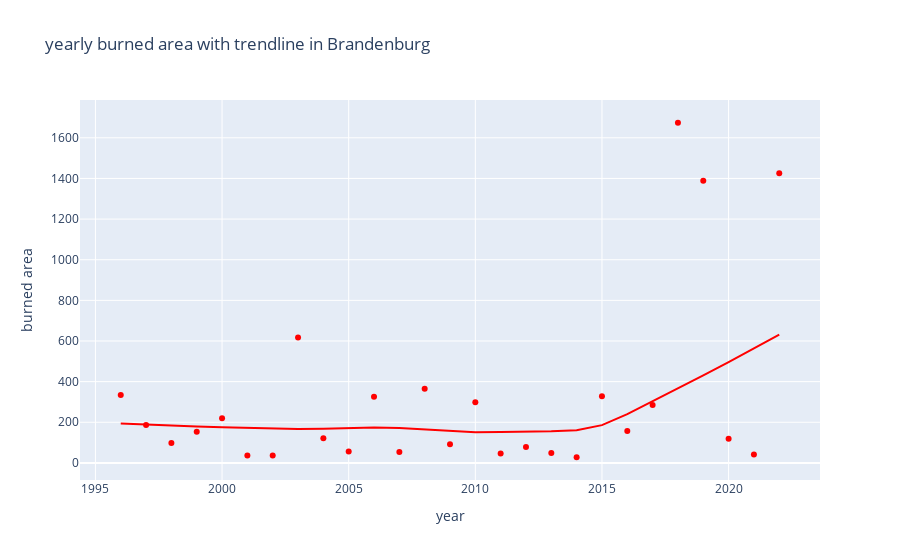
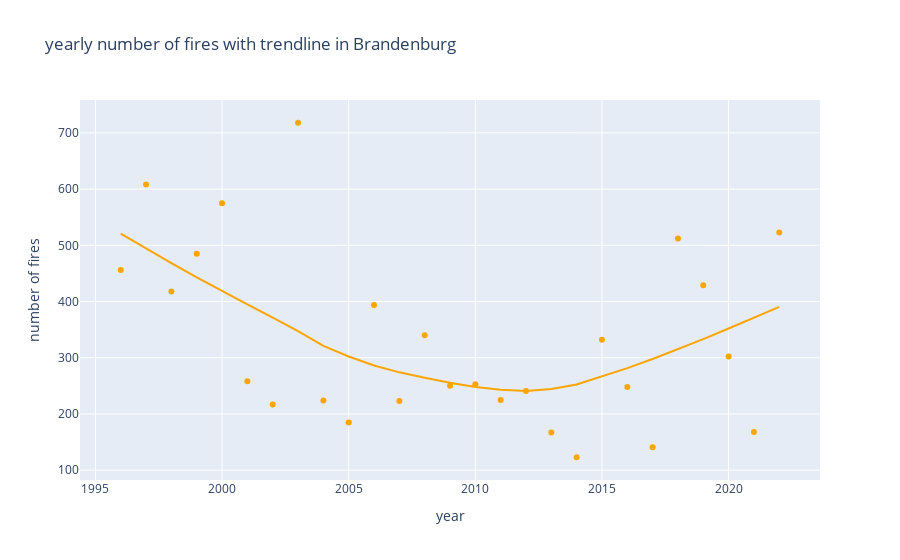

Notebook code cell kept with these figures, in order:
### Code cell
fig1 = pl.scatter(
    sum,
    x="Year",
    y="area",
    trendline="lowess",
    color_discrete_sequence=["red"],
    title="yearly burned area with trendline in Brandenburg",
    labels={"area": "burned area","Year":"year"},
)
fig2 = pl.scatter(
    sum,
    x="Year",
    y="nFires",
    trendline="lowess",
    color_discrete_sequence=["orange"],
    title="yearly number of fires with trendline in Brandenburg",
    labels={"nFires": "number of fires","Year":"year"},
)
fig1.show()
fig2.show()

### Figure 1 — Plotly figure (JSON) as saved in the notebook; plotly's stock layout.template omitted (floating-point values rounded to 4 significant figures)
{"data": [{"hovertemplate": "year=%{x}<br>burned area=%{y}<extra></extra>", "legendgroup": "", "marker": {"color": "red", "symbol": "circle"}, "mode": "markers", "name": "", "orientation": "v", "showlegend": false, "type": "scatter", "x": [1996, 1997, 1998, 1999, 2000, 2001, 2002, 2003, 2004, 2005, 2006, 2007, 2008, 2009, 2010, 2011, 2012, 2013, 2014, 2015, 2016, 2017, 2018, 2019, 2020, 2021, 2022], "xaxis": "x", "y": [334.8, 186.9, 98.2, 153.2, 219.9, 35.9, 36, 616.9, 121.3, 56.6, 325.7, 53.3, 365, 91.7, 298.3, 46.2, 77.9, 49.1, 27.9, 328.4, 157.6, 285.4, 1674.0, 1389.0, 118.7, 41.89, 1426.0], "yaxis": "y"}, {"hovertemplate": "<b>LOWESS trendline</b><br><br>year=%{x}<br>burned area=%{y} <b>(trend)</b><extra></extra>", "legendgroup": "", "marker": {"color": "red", "symbol": "circle"}, "mode": "lines", "name": "", "showlegend": false, "type": "scatter", "x": [1996, 1997, 1998, 1999, 2000, 2001, 2002, 2003, 2004, 2005, 2006, 2007, 2008, 2009, 2010, 2011, 2012, 2013, 2014, 2015, 2016, 2017, 2018, 2019, 2020, 2021, 2022], "xaxis": "x", "y": [193.6, 188.3, 183.7, 179.7, 175.9, 172.4, 169.1, 166.4, 168.3, 173.0, 174.3, 171.5, 164.7, 156.6, 151.5, 151.8, 153.2, 155.4, 161.2, 185.9, 239.9, 302.6, 366.6, 430.8, 495.7, 562.0, 631.3], "yaxis": "y"}], "layout": {"legend": {"tracegroupgap": 0}, "title": {"text": "yearly burned area with trendline in Brandenburg"}, "xaxis": {"anchor": "y", "domain": [0, 1], "title": {"text": "year"}}, "yaxis": {"anchor": "x", "domain": [0, 1], "title": {"text": "burned area"}}}}

### Figure 2 — Plotly figure (JSON) as saved in the notebook; plotly's stock layout.template omitted (floating-point values rounded to 4 significant figures)
{"data": [{"hovertemplate": "year=%{x}<br>number of fires=%{y}<extra></extra>", "legendgroup": "", "marker": {"color": "orange", "symbol": "circle"}, "mode": "markers", "name": "", "orientation": "v", "showlegend": false, "type": "scatter", "x": [1996, 1997, 1998, 1999, 2000, 2001, 2002, 2003, 2004, 2005, 2006, 2007, 2008, 2009, 2010, 2011, 2012, 2013, 2014, 2015, 2016, 2017, 2018, 2019, 2020, 2021, 2022], "xaxis": "x", "y": [456, 608, 418, 485, 575, 258, 217, 718, 224, 185, 394, 223, 340, 250, 253, 225, 241, 167, 123, 332, 248, 141, 512, 429, 302, 168, 523], "yaxis": "y"}, {"hovertemplate": "<b>LOWESS trendline</b><br><br>year=%{x}<br>number of fires=%{y} <b>(trend)</b><extra></extra>", "legendgroup": "", "marker": {"color": "orange", "symbol": "circle"}, "mode": "lines", "name": "", "showlegend": false, "type": "scatter", "x": [1996, 1997, 1998, 1999, 2000, 2001, 2002, 2003, 2004, 2005, 2006, 2007, 2008, 2009, 2010, 2011, 2012, 2013, 2014, 2015, 2016, 2017, 2018, 2019, 2020, 2021, 2022], "xaxis": "x", "y": [520.6, 494.2, 468.4, 443.1, 418.7, 395.0, 371.5, 347.4, 321.1, 302.3, 286.1, 274.0, 264.5, 255.5, 248.1, 243.0, 241.1, 244.5, 252.4, 266.3, 281.5, 297.8, 315.0, 333.2, 352.1, 371.2, 390.6], "yaxis": "y"}], "layout": {"legend": {"tracegroupgap": 0}, "title": {"text": "yearly number of fires with trendline in Brandenburg"}, "xaxis": {"anchor": "y", "domain": [0, 1], "title": {"text": "year"}}, "yaxis": {"anchor": "x", "domain": [0, 1], "title": {"text": "number of fires"}}}}
